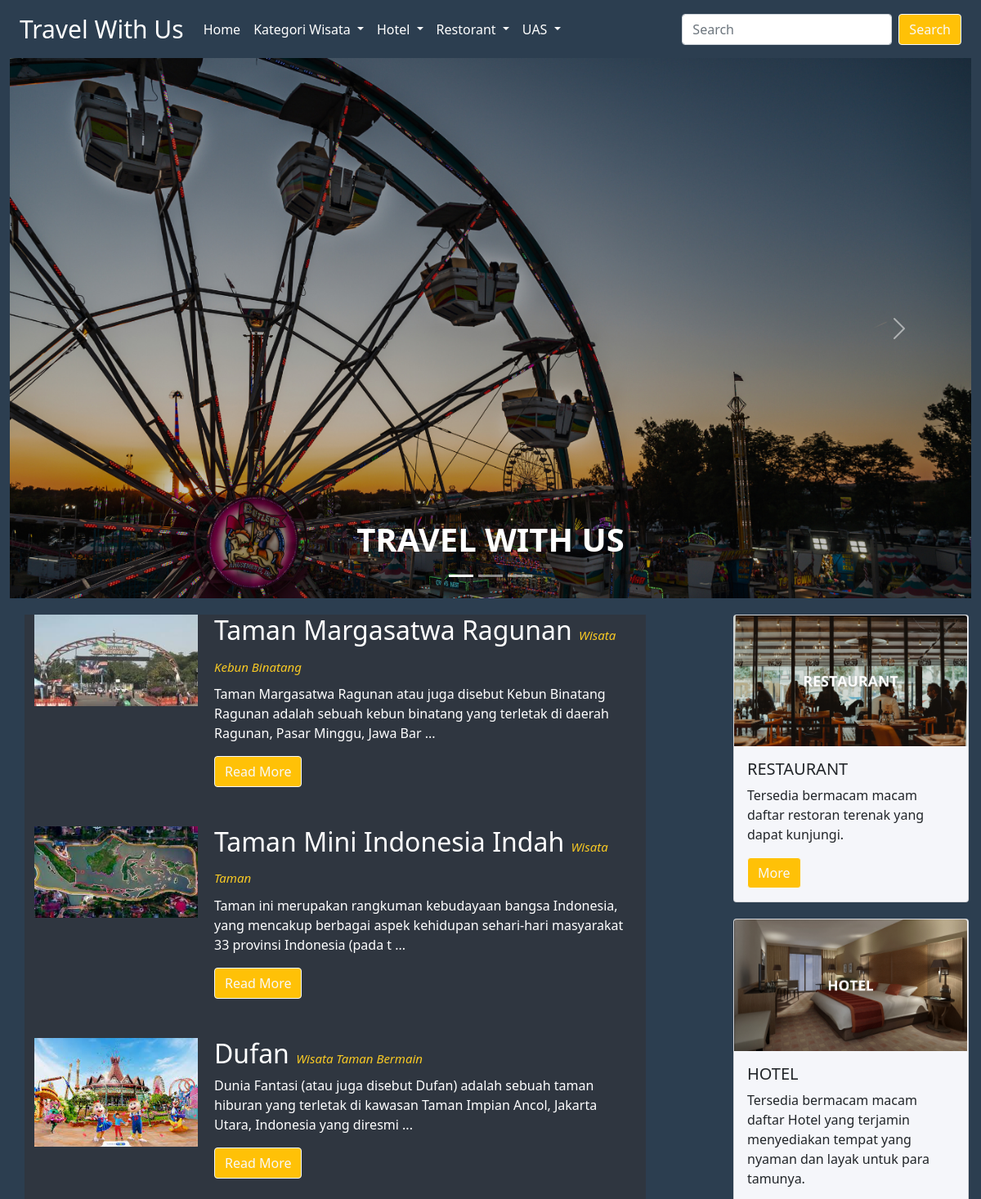
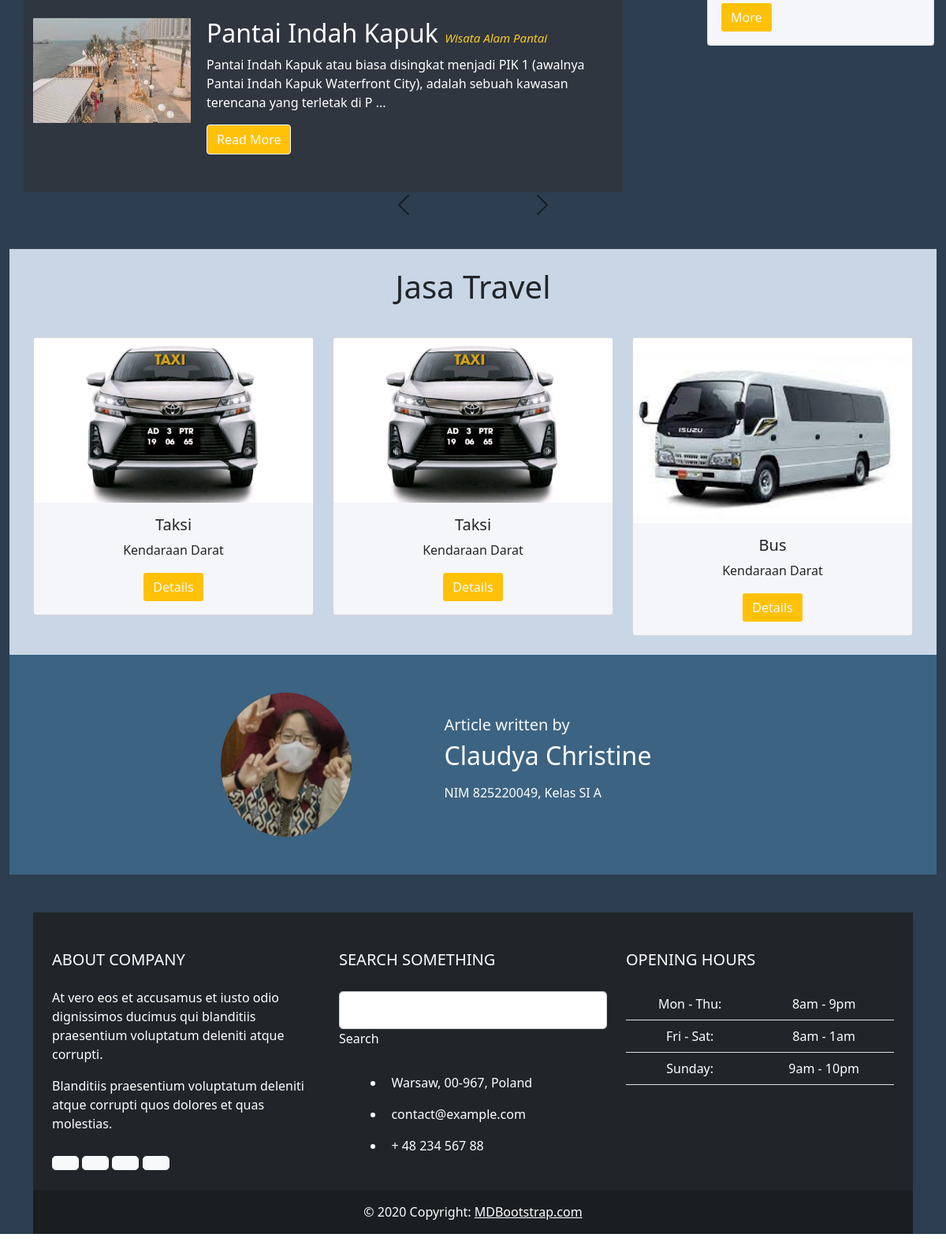
The page / on the database its author committed (2 pictures, top to bottom).
### tables this page shows
CREATE TABLE `destinasi` (
  `destinasiKODE` char(4) NOT NULL,
  `destinasiNAMA` varchar(120) NOT NULL,
  `destinasiKET` text NOT NULL,
  `kategoriKODE` char(4) NOT NULL,
  `destinasiFOTO` char(120) NOT NULL
);

CREATE TABLE `kategoriwisata` (
  `kategoriKODE` char(4) NOT NULL,
  `kategoriNAMA` char(25) NOT NULL,
  `kategoriKET` text NOT NULL,
  `kategoriREFERENCE` char(25) NOT NULL
);

CREATE TABLE `travel` (
  `travelKODE` char(4) NOT NULL,
  `berita0049` char(4) NOT NULL,
  `travelKENDARAAN` char(120) NOT NULL,
  `travelFOTO` char(120) NOT NULL
);

CREATE TABLE `claudya` (
  `berita0049` char(11) NOT NULL,
  `beritaclau` varchar(120) NOT NULL,
  `kategoriberita0049` varchar(120) NOT NULL,
  `event0049` text NOT NULL
);

### index.php (the view, shortened to what this page needs)
<!DOCTYPE html>
<html lang="en">
  <?php
      include "admin/INCLUDE/config.php";
      $travel = mysqli_query ($connection, "select * from travel,claudya where
      travel.berita0049 = claudya.berita0049");
      $destinasi = mysqli_query ($connection, "select * from
      destinasi,kategoriwisata where destinasi.kategoriKODE = kategoriwisata.kategoriKODE");
  ?>
<head>
    <link href="https://cdn.jsdelivr.net/npm/bootstrap@5.0.2/dist/css/bootstrap.min.css" rel="stylesheet"
>
</head>
</head>
<body>
<div class="container-fluid" style="background-color: #2c3e50;" >
<nav class="navbar navbar-expand-lg navbar-light" style="background-color: #2c3e50;">
  <div class="container-fluid ">
    <a class="navbar-brand" href="#"  style="color: white; font-size: 30px">Travel With Us</a>
    <div class="collapse navbar-collapse" id="navbarSupportedContent">
      <ul class="navbar-nav me-auto mb-2 mb-lg-0" style="color: white">
        <li class="nav-item" >
          <a class="nav-link active" aria-current="page" href="index.php"  style="color: white">Home</a>
        </li>
        <li class="nav-item dropdown">
          <a class="nav-link dropdown-toggle" href="#" id="navbarDropdown" role="button" data-bs-toggle="dropdown"
          aria-expanded="false"  style="color: white">
            Kategori Wisata
          </a>
        </li>
        <li class="nav-item dropdown">
          <a class="nav-link dropdown-toggle" href="#" id="navbarDropdown" role="button" data-bs-toggle="dropdown"
           aria-expanded="false"  style="color: white">
            Hotel
          </a>
        </li>
        <li class="nav-item dropdown">
          <a class="nav-link dropdown-toggle" href="#" id="navbarDropdown" role="button" data-bs-toggle="dropdown"
          aria-expanded="false"  style="color: white">
            Restorant
          </a>
        </li>
        <li class="nav-item dropdown">
          <a class="nav-link dropdown-toggle" href="#" id="navbarDropdown" role="button" data-bs-toggle="dropdown"
          aria-expanded="false"  style="color: white">
            UAS
          </a>
        </li>
      </ul>
      <form class="d-flex">
        <input class="form-control me-2" type="search" placeholder="Search" aria-label="Search">
        <button class="btn btn-warning btn-outline-light" type="submit">Search</button>
      </form>
    </div>
  </div>
</nav>
<div id="carouselExampleCaptions" class="carousel slide" data-bs-ride="carousel">
  <div class="carousel-indicators">
    <button type="button" data-bs-target="#carouselExampleCaptions" data-bs-slide-to="0" class="active" aria-current="true" aria-label="Slide 1"></button>
    <button type="button" data-bs-target="#carouselExampleCaptions" data-bs-slide-to="1" aria-label="Slide 2"></button>
    <button type="button" data-bs-target="#carouselExampleCaptions" data-bs-slide-to="2" aria-label="Slide 3"></button>
  </div>
  <div class="carousel-inner">
    <div class="carousel-item active">
      <img src="admin/images/travel4.png" class="d-block w-100" alt="...">
      <div class="carousel-caption">
        <h1><b>TRAVEL WITH US </b></h1>
        </div>
    </div>
  </div>
  <button class="carousel-control-prev" type="button" data-bs-target="#carouselExampleCaptions" data-bs-slide="prev">
    <span class="carousel-control-prev-icon" aria-hidden="true"></span>
  </button>
  <button class="carousel-control-next" type="button" data-bs-target="#carouselExampleCaptions" data-bs-slide="next">
    <span class="carousel-control-next-icon" aria-hidden="true"></span>
  </button>
</div>
<div class="container" style="margin-top: 20px;">
<div class="row">
<div class="col-sm-8"  style="background: #2f3640" >
    <?php
      if (mysqli_num_rows($destinasi)>0)
      {
         while ($row=mysqli_fetch_array($destinasi))
         {   ?>
    <div class="d-flex">
    <img style="width: 200px; height: 100%;"src="admin/images/<?php echo $row["destinasiFOTO"]?>" alt="No Image">
        <div class="flex-grow-1" style="margin-left: 20px; color: white;">
            <h2><?php echo $row["destinasiNAMA"]?> <small class="text-muted" style="font-size: 15px;">
              <i style="color: #f9ca24"><?php echo $row ["kategoriNAMA"]?></i></small></h2>
            <p><?php echo substr($row ["destinasiKET"],0,150)?> ...</p>
            <a href="readmoreindex.php?detail=<?php echo urlencode($row["destinasiKODE"])?>" class="btn btn-warning btn-outline-light">Read More </a>
        </div>
    </div>
    <?php }
      }
    ?>
</div>
<div class="col-sm-1"></div>
    <div class ="col-sm-3">
    <div class="card" style="width: 18rem; background: #f5f6fa;">
    <img style ="width: 285px; height: 100%;" img src="admin/images/RESTAURANT.png" class="card-img-top"
    alt="..." >
    <div class="card-body">
    <h5 class="card-title">RESTAURANT</h5>
    <p class="card-text">Tersedia bermacam macam daftar restoran terenak yang dapat kunjungi.</p>
    <a href="indexrestorant.php" class="btn btn-warning btn-outline-light">More</a>
  </div>
</div>
<div class="card" style="width: 18rem; background: #f5f6fa; margin-top: 20px;">
    <img style ="width: 285px; height: 100%;" img src="admin/images/HOTEL.png" class="card-img-top" alt="...">
  <div class="card-body">
    <h5 class="card-title">HOTEL</h5>
    <p class="card-text">Tersedia bermacam macam daftar Hotel yang terjamin menyediakan tempat yang nyaman dan layak untuk para tamunya.</p>
    <a href="indexhotel.php" class="btn btn-warning btn-outline-light">More</a>
  </div>
</div>
    </div>
</div>
</div>
<div
  id="carouselMultiItemExample"
  class="carousel slide carousel-dark text-center"
  data-mdb-ride="carousel"
>
  <div class="d-flex justify-content-center mb-4">
    <button
      class="carousel-control-prev position-relative"
      type="button"
      data-mdb-target="#carouselMultiItemExample"
      data-mdb-slide="prev"
    >
      <span class="carousel-control-prev-icon" aria-hidden="true"></span>
    </button>
    <button
      class="carousel-control-next position-relative"
      type="button"
      data-mdb-target="#carouselMultiItemExample"
      data-mdb-slide="next"
    >
      <span class="carousel-control-next-icon" aria-hidden="true"></span>
    </button>
  </div>
<div class="carousel-inner py-4" style="background: #c8d6e5; margin-top: 40px;";>
<h1 class="card-title" style="margin-bottom: 40px;">Jasa Travel</h1>
  <?php
    if (mysqli_num_rows($travel) > 0) {
        $count = 0;
        $itemRow = 3;
        while ($row = mysqli_fetch_array($travel)) {
            if ($count % $itemRow == 0) {
              echo'<div class="carousel-item';
              echo $count == 0 ? 'active': '';
              echo '"><div class="container"><div class="row">';
             }?>
                <div class="col-lg-4">
                  <div class="card" style="background:#f5f6fa;">
                    <img
                      src="admin/images/<?php echo $row["travelFOTO"]?>"
                      class="card-img-top"
                      alt="Waterfall"
                      style="height:100%;"
                    />
                    <div class="card-body">
                      <h5 class="card-title"><?php echo $row["travelKENDARAAN"]?></h5>
                      <p class="card-text"><?php echo $row ["kategoriberita0049"]?>
                      </p>
                      <a href="detailstravel.php?detail=<?php echo urlencode($row["travelKODE"])?>" class="btn btn-warning btn-outline-light">Details</a>
                    </div>
                  </div>
                </div>
  <?php
            $count++;
            if ($count % $itemRow == 0) {
              echo'</div></div></div>';
            }
          }
        if ($count % $itemRow != 0) {
          echo'</div></div></div>';
        }
    }
  ?>
</div>
<section class="py-5" style="background: #3c6382";>
  <div class="container overflow-hidden bsb-author-1";>
    <div class="row justify-content-center gy-4 gy-md-0">
      <div class="col-12 col-md-3 col-xl-2 d-flex align-items-center justify-content-center">
        <img class="img-fluid rounded-circle author-avatar" loading="lazy" src="admin/images/profile.jpg" alt="Elio Evander">
      </div>
      <div class="col-12 col-md-8 col-lg-6 col-xl-5 d-flex align-items-center justify-content-center">
        <div class="text-center text-md-start author-content" style="color: #ffffff";>
          <h5 class="text-light fs-7" >Article written by</h5>
          <h2 class="fs-2 mb-3">Claudya Christine</h2>
          <p class="mb-3">NIM 825220049, Kelas SI A</p>
        </div>
      </div>
    </div>
  </div>
</section>
<div class="container my-5";>
  <footer class="text-white text-center text-lg-start bg-dark">
    <div class="container p-4">
      <div class="row mt-4">
        <div class="col-lg-4 col-md-12 mb-4 mb-md-0">
          <h5 class="text-uppercase mb-4">About company</h5>
          <p>
            At vero eos et accusamus et iusto odio dignissimos ducimus qui blanditiis praesentium
            voluptatum deleniti atque corrupti.
          </p>
          <p>
            Blanditiis praesentium voluptatum deleniti atque corrupti quos dolores et quas
            molestias.
          </p>
          <div class="mt-4">
            <a type="button" class="btn btn-floating btn-light btn-lg"><i class="fab fa-facebook-f"></i></a>
            <a type="button" class="btn btn-floating btn-light btn-lg"><i class="fab fa-dribbble"></i></a>
            <a type="button" class="btn btn-floating btn-light btn-lg"><i class="fab fa-twitter"></i></a>
            <a type="button" class="btn btn-floating btn-light btn-lg"><i class="fab fa-google-plus-g"></i></a>
          </div>
        </div>
        <div class="col-lg-4 col-md-6 mb-4 mb-md-0">
          <h5 class="text-uppercase mb-4 pb-1">Search something</h5>
          <div class="form-outline form-white mb-4">
            <input type="text" id="formControlLg" class="form-control form-control-lg" />
            <label class="form-label" for="formControlLg">Search</label>
          </div>
          <ul class="fa-ul" style="margin-left: 1.65em;">
            <li class="mb-3">
              <span class="fa-li"><i class="fas fa-home"></i></span><span class="ms-2">Warsaw, 00-967, Poland</span>
            </li>
            <li class="mb-3">
              <span class="fa-li"><i class="fas fa-envelope"></i></span><span class="ms-2">contact@example.com</span>
            </li>
            <li class="mb-3">
              <span class="fa-li"><i class="fas fa-phone"></i></span><span class="ms-2">+ 48 234 567 88</span>
            </li>
          </ul>
        </div>
        <div class="col-lg-4 col-md-6 mb-4 mb-md-0">
          <h5 class="text-uppercase mb-4">Opening hours</h5>
          <table class="table text-center text-white">
            <tbody class="fw-normal">
              <tr>
                <td>Mon - Thu:</td>
                <td>8am - 9pm</td>
              </tr>
              <tr>
                <td>Fri - Sat:</td>
                <td>8am - 1am</td>
              </tr>
              <tr>
                <td>Sunday:</td>
                <td>9am - 10pm</td>
              </tr>
            </tbody>
          </table>
        </div>
      </div>
    </div>
    <div class="text-center p-3" style="background-color: rgba(0, 0, 0, 0.2);">
      © 2020 Copyright:
      <a class="text-white" href="https://mdbootstrap.com/">MDBootstrap.com</a>
    </div>
  </footer>
</div>
</div>
</body>
</html>

### rows shown on the page
destinasi: destinasiFOTO (picture), destinasiNAMA "Taman Margasatwa Ragunan", kategoriwisata.kategoriNAMA "Wisata Kebun Binatang", destinasiKET "Taman Margasatwa Ragunan atau juga disebut Kebun Binatang Ragunan adalah sebuah kebun binatang yang terletak di daerah Ragunan, Pasar Minggu, Jawa Bar"
destinasi: destinasiFOTO (picture), destinasiNAMA "Taman Mini Indonesia Indah", kategoriwisata.kategoriNAMA "Wisata Taman", destinasiKET "Taman ini merupakan rangkuman kebudayaan bangsa Indonesia, yang mencakup berbagai aspek kehidupan sehari-hari masyarakat 33 provinsi Indonesia (pada t"
destinasi: destinasiFOTO (picture), destinasiNAMA "Dufan", kategoriwisata.kategoriNAMA "Wisata Taman Bermain", destinasiKET "Dunia Fantasi (atau juga disebut Dufan) adalah sebuah taman hiburan yang terletak di kawasan Taman Impian Ancol, Jakarta Utara, Indonesia yang diresmi"
destinasi: destinasiFOTO (picture), destinasiNAMA "Pantai Indah Kapuk", kategoriwisata.kategoriNAMA "Wisata Alam Pantai", destinasiKET "Pantai Indah Kapuk atau biasa disingkat menjadi PIK 1 (awalnya Pantai Indah Kapuk Waterfront City), adalah sebuah kawasan terencana yang terletak di P"
travel: travelFOTO (picture), travelKENDARAAN "Taksi", claudya.kategoriberita0049 "Kendaraan Darat"
travel: travelFOTO (picture), travelKENDARAAN "Taksi", claudya.kategoriberita0049 "Kendaraan Darat"
travel: travelFOTO (picture), travelKENDARAAN "Bus", claudya.kategoriberita0049 "Kendaraan Darat"
